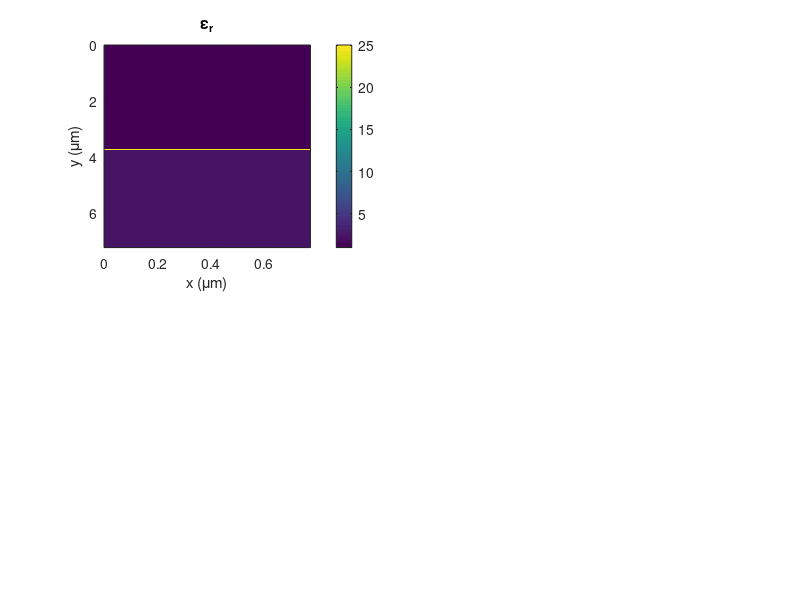

Source code (MATLAB): (Note: this script raises an error after producing the figure.)
%%%%%%%%%%%%%%%%%%%%%%%%%%%%%%%%%%%%%%%%%%%%%%%%%%%%%%%%%%%%%%%%%%%%%%%%%%
%   Resonance Grating - FDFD Simulation
%       This MATLAB files simulates a single period of a rectangular
%       grating using the Finite-Difference Frequency Domain method.
%       The wavelength sweep goes from 2 um to 1 um.
%%%%%%%%%%%%%%%%%%%%%%%%%%%%%%%%%%%%%%%%%%%%%%%%%%%%%%%%%%%%%%%%%%%%%%%%%%
set(0,'DefaultFigureWindowStyle','docked');

% close all;
clc;
clear all;
close all;

% UNITS
micrometers = 1;
millimeters = 1e3 * micrometers;
meters = 1e3 * millimeters;
degrees = pi/180;
seconds = 1;
hertz = 1/seconds;
gigahertz = 1e9 * hertz;

% CONSTANTS
c0 = 299792458 * meters/seconds;

% POINTS FOR SWEEP 
Nf = 501;
tot_ref = zeros(1,Nf);
tot_trn = tot_ref;
tot_con = tot_ref;

% FIGURE SETTINGS 
fig = 1;        % 0 for no figures, 1 for figure animation

%%%%%%%%%%%%%%%%%%%%%%%%%%%%%%%%%%%%%%%%%%%%%%%%%%%%%%%%%%%%%%%%%%%%%%%%%
%% DEFINE SIMULATION PARAMETERS
%%%%%%%%%%%%%%%%%%%%%%%%%%%%%%%%%%%%%%%%%%%%%%%%%%%%%%%%%%%%%%%%%%%%%%%%%
% SOURCE PARAMETERS
SRC.lam0 = 1.55 * micrometers;    % Free space wavelength
SRC.theta = 0 * degrees;
SRC.MODE = 'E';                   % EM mode
f0 = c0/SRC.lam0;
lam01 = 1.4 * micrometers;
lam02 = 1.7 * micrometers;
lam0 = linspace(lam01,lam02,Nf);

% GRATING PARAMETERS
lamd   = 1.55 * micrometers;        % Design wavelength
fd     = c0/lamd;                   % Design frequency
nclad1 = 1.0;                       % Reflection Region
nclad2 = 1.5;                       % Transmission Region
nslab  = 5.0;                       % Waveguide
L      = 0.5000*lamd;               % Grating period
ff     = 0.5;                       % Grating fill fraction
d      = 0.1500*lamd;               % Grating depth
t      = 0.1500*lamd;               % Substrate thickness

% EXTERNAL MATERIALS
ur1 = 1.0;                    % Reflection region permeability
er1 = nclad1^2;               % Reflection region permittivity
ur2 = 1.0;                    % Transmission region permeability
er2 = nclad2^2;               % Transmission region permittivity

% GRID PARAMETERS
NRES = 60;                    % Grid resolution
BUFZ = 2*lam02 * [1 1];       % Spacer region above and below grating
DEV.NPML = [20 20];           % Size of PML at top and bottom of grid

figure('color','w');

tf = linspace(0.01*lamd,0.5*lamd,Nf);
for n = 1:Nf
    t = tf(n);
%%%%%%%%%%%%%%%%%%%%%%%%%%%%%%%%%%%%%%%%%%%%%%%%%%%%%%%%%%%%%%%%%%%%%%%%%
%% CALCULATE OPTIMIZED GRID
%%%%%%%%%%%%%%%%%%%%%%%%%%%%%%%%%%%%%%%%%%%%%%%%%%%%%%%%%%%%%%%%%%%%%%%%%
% Consider wavelengths
lam_min = min([lam01 lam02])/max([nclad1 nclad2 nslab]);
dlam = lam_min/NRES; 

% Consider mechanical parameters
dmin = ff*L;   % Fill fraction is
dd = dmin/2;   % Delta for distance

% Choose the highest resolution
dx = dlam;
dy = dx;

% dx =    0.055172006602080
% dy = dx;

% Snap grid to critical dimension (in this case L and d+t)
Nx = 2*ceil(L/dx/2) + 1;      % First guess at grid spacing (odd for periodic)
Ny = ceil(d/dy);

% Calculate new grid resolutions
dx = L/Nx;
dy = d/Ny;

% Incorporate PML and spacer regions
Ny = Ny + DEV.NPML(1) + DEV.NPML(2) + ceil(BUFZ(1)/dy) + ceil(BUFZ(2)/dy);

% Calculate 2x grid
Nx2 = 2*Nx;
Ny2 = 2*Ny;
dx2 = dx/2;
dy2 = dy/2;
DEV.RES = [dx2,dy2];
xa2 = [0:Nx2-1]*dx2;
ya2 = [0:Ny2-1]*dy2;

%%%%%%%%%%%%%%%%%%%%%%%%%%%%%%%%%%%%%%%%%%%%%%%%%%%%%%%%%%%%%%%%%%%%%%%%%
%% BUILD DEVICE ON 2x GRID
%%%%%%%%%%%%%%%%%%%%%%%%%%%%%%%%%%%%%%%%%%%%%%%%%%%%%%%%%%%%%%%%%%%%%%%%%
UR2 = ur1*ones(Nx2,Ny2);
ER2 = er1*ones(Nx2,Ny2);

% Calculate start and stop indices for filling in the grid
nt1 = 2*DEV.NPML(1) + ceil(BUFZ(1)/dy2);
nt2 = nt1 + round(t/dy2) - 1;
nd2 = nt2;
nd1 = nt2 - round(d/dy2);
nx1 = round(Nx2*ff/2);
nx2 = round(Nx2 - Nx2*ff/2);

% Fill in the permeability regions
UR2(:,:) = 1.0;

% Fill in the permittivity regions
ER2(:,nt1:nt2) = nslab^2;
ER2(:,1:nt1-1) = er2;
% ER2(nx1:nx2,nd1:nd2) = 1;


DEV.UR2 = fliplr(UR2);
DEV.ER2 = fliplr(ER2);

if fig
    subplot(2,2,1);
end
imagesc(xa2,ya2,DEV.ER2');
title('\epsilon_r');
xlabel('x (\mum)'); ylabel('y (\mum)');
colorbar;

%%%%%%%%%%%%%%%%%%%%%%%%%%%%%%%%%%%%%%%%%%%%%%%%%%%%%%%%%%%%%%%%%%%%%%%%%
%% IMPLEMENT FDFD
%%%%%%%%%%%%%%%%%%%%%%%%%%%%%%%%%%%%%%%%%%%%%%%%%%%%%%%%%%%%%%%%%%%%%%%%%
    tic;
    DAT = fdfd2d(DEV,SRC);
    tot_ref(n) = DAT.REF;
    tot_trn(n) = DAT.TRN;
    tot_con(n) = DAT.CON;
    clc;
    time = toc;
    mint = floor(time*(Nf-n)/60);
    sec = round((time*(Nf-n)/60 - mint)*60);
    disp(['Estimated Time: ' num2str(mint) ' minutes '...
            num2str(sec) ' seconds']);
    disp([num2str(n) ' out of ' num2str(Nf) ' Iterations']);

    if fig
        subplot(2,2,2);
        imagesc(dx.*[0,Nx-1],dy.*[0,Ny-1],real(DAT.F)'); 
        title([SRC.MODE ' Mode @ ' num2str(SRC.lam0) ' \mum']);
        shading interp;
        xlabel('x (\mum)'); ylabel('y (\mum)');
        colorbar;
    %     axis equal tight;
    
        subplot(2,2,3:4);
        plot(tf(1:n)./micrometers,100.*tot_ref(1:n),'r','linewidth',2);
        hold on;
        plot(tf(1:n)./micrometers,100.*tot_trn(1:n),'b','linewidth',2);
        plot(tf(1:n)./micrometers,100.*tot_con(1:n),'--k','linewidth',2);
        hold off;
        title([SRC.MODE ' Mode Grating Depth Sweep']);
        xlabel('Grating Depth (\mum)'); ylabel('Power (%)');
        legend('Reflectance','Transmittance','Conservation');
        xlim([tf(1) tf(end)]./micrometers); ylim([0 102]);
        drawnow;
    end
end
%%%%%%%%%%%%%%%%%%%%%%%%%%%%%%%%%%%%%%%%%%%%%%%%%%%%%%%%%%%%%%%%%%%%%%%%%
%% DISPLAY
%%%%%%%%%%%%%%%%%%%%%%%%%%%%%%%%%%%%%%%%%%%%%%%%%%%%%%%%%%%%%%%%%%%%%%%%%

disp('DASHBOARD PARAMETERS:');
disp(['Source Frequency = ' num2str(f0(end)./gigahertz) ' GHz']);
disp(['Angle of Incidence = ' num2str(SRC.theta./degrees) ' degrees']);
disp(['Electromagnetic Mode = ' SRC.MODE]);
disp(['Device Design Frequency = ' num2str(fd./gigahertz) ' GHz']);
disp(['ff = ' num2str(ff*100) ' %']);
disp(['L = ' num2str(L./micrometers) ' mm']);
disp(['d = ' num2str(d./micrometers) ' mm']);
disp(['t = ' num2str(t./micrometers) ' mm']);
disp(['ur = ' num2str(ur)]);
disp(['er = ' num2str(er)]);
disp(['ur1 = ' num2str(ur1)]);
disp(['er1 = ' num2str(er1)]);
disp(['ur2 = ' num2str(ur2)]);
disp(['er2 = ' num2str(er2)]);
disp(['NRES = ' num2str(NRES)]);
disp(['BUFZ = [' num2str(BUFZ(1)/SRC.lam0) ' ' num2str(BUFZ(2)/SRC.lam0) ']*lam0']);
disp(['NPML = [' num2str(DEV.NPML(1)) ' ' num2str(DEV.NPML(2)) ']']);
disp(' ');

ref_diff_orders = find(DAT.RDE);
trn_diff_orders = find(DAT.TDE);
disp('REFLECTION DIFFRACTION ORDERS:');
for n = ref_diff_orders(1):ref_diff_orders(end)
    disp(['RDE(' num2str(n - ceil(Nx/2)) ') = ' num2str(100*DAT.RDE(n)) '%']);
end
disp(' ');
disp('TRANSMISSION DIFFRACTION ORDERS:');
for n = trn_diff_orders(1):trn_diff_orders(end)
    disp(['TDE(' num2str(n - ceil(Nx/2)) ') = ' num2str(100*DAT.TDE(n)) '%']);
end
disp(' ');

disp('OVERALL:');
disp(['REF = ' num2str(100*DAT.REF) '%']);
disp(['TRN = ' num2str(100*DAT.TRN) '%']);
disp(['CON = ' num2str(100*DAT.CON) '%']);

figure('color','white');
plot(lam0./micrometers,100.*tot_ref,'r','linewidth',2);
hold on;
plot(lam0./micrometers,100.*tot_trn,'b','linewidth',2);
plot(lam0./micrometers,100.*tot_con,'--k','linewidth',2);
hold off;
title([SRC.MODE ' Mode Wavelength Sweep']);
xlabel('Wavelength \lambda (\mum)'); ylabel('Power (%)');
legend('Reflectance','Transmittance','Conservation');
xlim([lam0(1) lam0(end)]./micrometers); ylim([0 102]);




